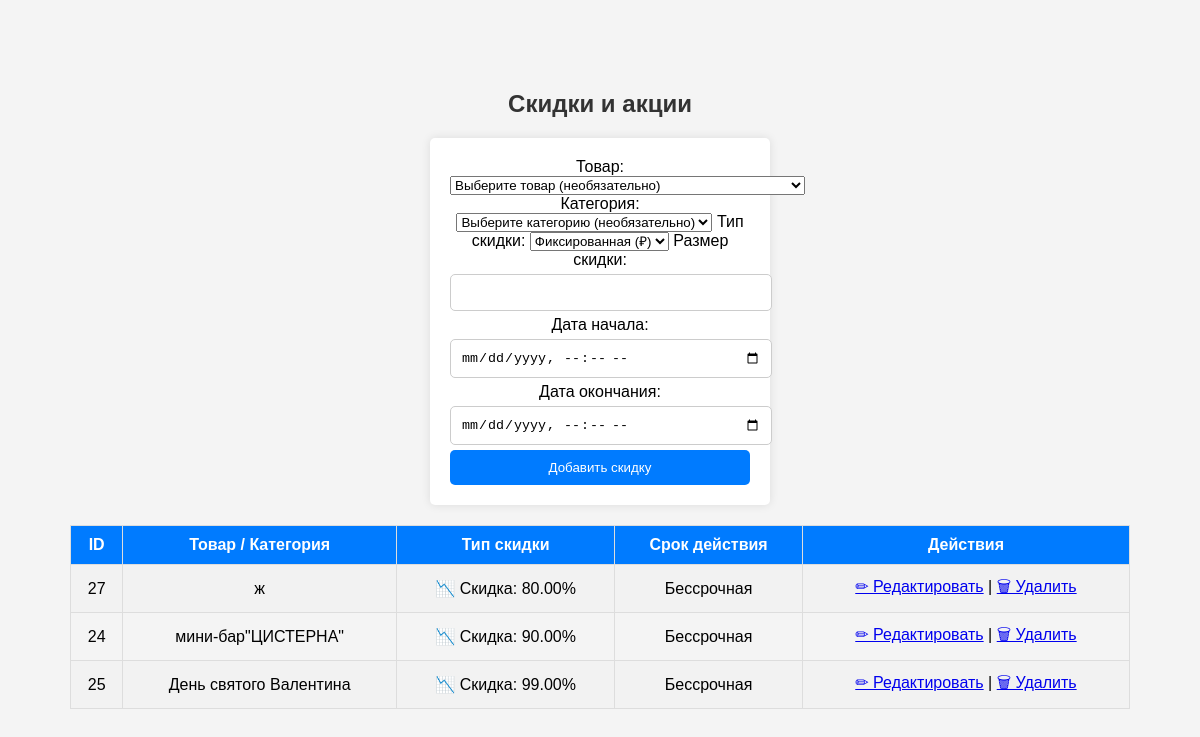
/admin/discounts.php (signed in), run on the app's committed database.
### tables this page shows
CREATE TABLE `discounts` (
  `id` int(11) NOT NULL AUTO_INCREMENT,
  `product_id` int(11) DEFAULT NULL,
  `category_id` int(11) DEFAULT NULL,
  `discount_type` enum('fixed','percentage') NOT NULL,
  `discount_value` decimal(10,2) NOT NULL,
  `start_date` datetime DEFAULT NULL,
  `end_date` datetime DEFAULT NULL,
  PRIMARY KEY (`id`),
  KEY `product_id` (`product_id`),
  KEY `category_id` (`category_id`),
  CONSTRAINT `discounts_ibfk_1` FOREIGN KEY (`product_id`) REFERENCES `products` (`id`) ON DELETE CASCADE,
  CONSTRAINT `discounts_ibfk_2` FOREIGN KEY (`category_id`) REFERENCES `categories` (`id`) ON DELETE CASCADE
);

CREATE TABLE `categories` (
  `id` int(11) NOT NULL AUTO_INCREMENT,
  `name` varchar(100) NOT NULL,
  `seo_title` varchar(255) DEFAULT NULL,
  `seo_description` text DEFAULT NULL,
  `seo_keywords` text DEFAULT NULL,
  `slug` varchar(255) DEFAULT NULL,
  PRIMARY KEY (`id`),
  UNIQUE KEY `name` (`name`),
  UNIQUE KEY `slug` (`slug`)
);

CREATE TABLE `products` (
  `id` int(11) NOT NULL AUTO_INCREMENT,
  `name` varchar(255) NOT NULL,
  `description` text DEFAULT NULL,
  `price` decimal(10,2) NOT NULL,
  `image` varchar(255) DEFAULT NULL,
  `stock` int(11) DEFAULT 0,
  `created_at` timestamp NOT NULL DEFAULT current_timestamp(),
  `category_id` int(11) NOT NULL,
  `images` text DEFAULT NULL,
  `sku` varchar(50) NOT NULL,
  `subcategory` varchar(100) NOT NULL,
  `size` varchar(50) NOT NULL,
  `material` varchar(100) NOT NULL,
  `status` tinyint(1) NOT NULL DEFAULT 1,
  `slug` varchar(255) NOT NULL,
  `seo_title` varchar(255) DEFAULT NULL,
  `seo_description` text DEFAULT NULL,
  `seo_keywords` varchar(255) DEFAULT NULL,
  PRIMARY KEY (`id`),
  UNIQUE KEY `slug` (`slug`)
);

### admin/discounts.php (the view, shortened to what this page needs)
<?php
require_once '../database/db.php';
$discounts = $conn->query("SELECT d.*, p.name AS product_name, c.name AS category_name
                           FROM discounts d
                           LEFT JOIN products p ON d.product_id = p.id
                           LEFT JOIN categories c ON d.category_id = c.id
                           ORDER BY d.end_date DESC")->fetchAll(PDO::FETCH_ASSOC);
?>
<!DOCTYPE html>
<html lang="ru">
<head>
    <link rel="stylesheet" href="styles.css">
</head>
<body>
<h2>Скидки и акции</h2>
<form method="POST" action="add_discount.php">
    <label>Товар:</label>
    <select name="product_id">
        <option value="">Выберите товар (необязательно)</option>
    </select>
    <label>Категория:</label>
    <select name="category_id">
        <option value="">Выберите категорию (необязательно)</option>
    </select>
    <label>Тип скидки:</label>
    <select name="discount_type" required>
        <option value="fixed">Фиксированная (₽)</option>
    </select>
    <label>Размер скидки:</label>
    <input type="number" step="0.01" name="discount_value" required>
    <label>Дата начала:</label>
    <input type="datetime-local" name="start_date">
    <label>Дата окончания:</label>
    <input type="datetime-local" name="end_date">
    <button type="submit">Добавить скидку</button>
</form>
<table border="1">
    <tr>
        <th>ID</th>
        <th>Товар / Категория</th>
        <th>Тип скидки</th>
        <th>Срок действия</th>
        <th>Действия</th>
    </tr>
    <?php foreach ($discounts as $d): ?>
    <tr>
        <td><?= $d['id']; ?></td>
        <td><?= $d['product_name'] ?? $d['category_name'] ?? 'Все товары'; ?></td>
        <td>
    <?php if ($d['discount_type'] == 'fixed'): ?>
        💵 Скидка: <?= "₽ " . number_format($d['discount_value'], 2, '.', ''); ?>
    <?php elseif ($d['discount_type'] == 'percentage'): ?>
        📉 Скидка: <?= $d['discount_value'] . "%"; ?>
    <?php else: ?>
        ❌ Ошибка: нет данных
    <?php endif; ?>
</td>
        <td><?= $d['start_date'] ? $d['start_date'] . ' - ' . $d['end_date'] : 'Бессрочная'; ?></td>
        <td>
        <a href="edit_discount.php?id=<?= $d['id']; ?>">✏ Редактировать</a> |
    <a href="delete_discount.php?id=<?= $d['id']; ?>" onclick="return confirm('Удалить скидку?');">🗑 Удалить</a>   </td>
    </tr>
    <?php endforeach; ?>
</table>
</body>
</html>

### admin/styles.css (style rules this page uses)
body { font-family: Arial, sans-serif; margin: 20px; }
h2 { color: #333; }
body { font-family: Arial, sans-serif; background-color: #f4f4f4; text-align: center; padding: 50px; }
form { background: white; padding: 20px; max-width: 300px; margin: auto; border-radius: 5px; box-shadow: 0px 0px 10px rgba(0, 0, 0, 0.1); }
input { width: 100%; padding: 10px; margin: 5px 0; border: 1px solid #ccc; border-radius: 5px; }
button { width: 100%; padding: 10px; background: #007bff; color: white; border: none; border-radius: 5px; cursor: pointer; }
table { width: 100%; border-collapse: collapse; margin-top: 20px; }
th, td { border: 1px solid #ddd; padding: 10px; text-align: center; }
th { background-color: #007bff; color: white; }
tr:nth-child(even) { background-color: #f2f2f2; }

### data on the page
discounts: id "27", category.name "ж", discount_value "80.00", shows "Бессрочная"
discounts: id "24", product.name "мини-бар\"ЦИСТЕРНА\"", discount_value "90.00", shows "Бессрочная"
discounts: id "25", category.name "День святого Валентина", discount_value "99.00", shows "Бессрочная"
